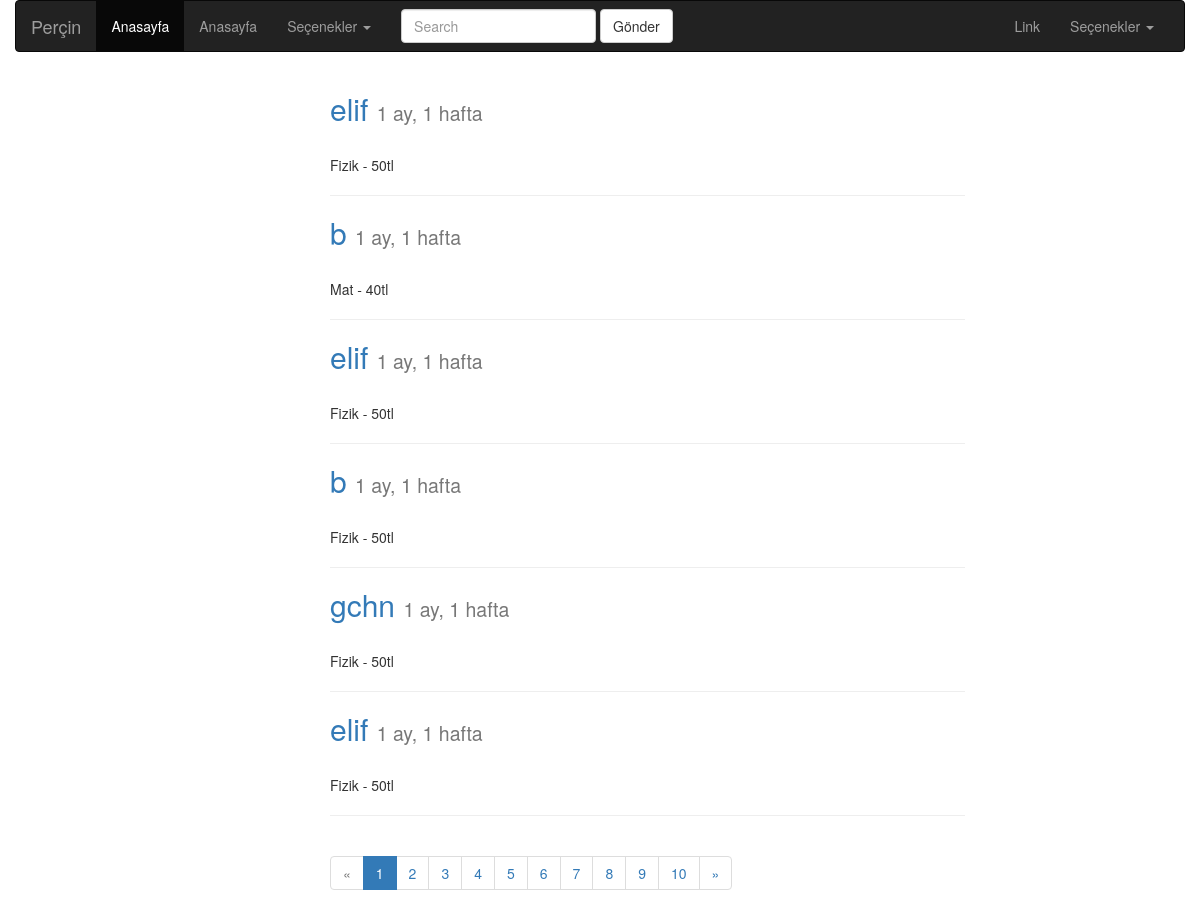
Screenshot of /hesap/ with the database file from the repository.
### hesap/models.py (models this page shows, shortened)
class Post(models.Model):
    title = models.CharField(max_length=250, blank=False, verbose_name='Ad ve Soyad Giriniz')
    ders = models.ForeignKey(to=Dersler, null=True, blank=False, verbose_name='Dersler',on_delete=models.CASCADE)
    icerik = models.ManyToManyField(Ogretmen, verbose_name='Öğretmen', help_text='Öğretmen Seçiniz')
    draft = models.BooleanField(default=False, verbose_name='Taslak olusturulsun mu?')
    img=models.ImageField(blank=True,verbose_name='Resim')
    created_date = models.DateTimeField(auto_now_add=True)  # sadece ilk oluşturulduğunda
    updated_date = models.DateTimeField(auto_now=True)  # her kayıt işleminde
    Tarih = models.DateTimeField(default=datetime.now() + timedelta(days=30))
    class Meta:
        verbose_name_plural = 'Gönderiler'
        ordering = ['created_date']  # oluşturulan zamana göre sıralama yapar

class Dersler(models.Model):
    ders_adi = models.CharField(max_length=100, default='', verbose_name='Ders Adi')
    kategori = models.ManyToManyField(Category, verbose_name='Ders', help_text='Ders seçiniz')
    class Meta:
        verbose_name_plural = 'Dersler'
    def __str__(self):
        return self.ders_adi

### hesap/views.py (the view)
def post_list(request):
    hesap_list = Post.objects.all()
    page=request.GET.get('page',1)
    paginator=Paginator(hesap_list,6)
    try:
        hesap_list=paginator.page(page)
    except EmptyPage :
        hesap_list=paginator.page(paginator.num_pages)
    except PageNotAnInteger :
        hesap_list=paginator.page(1)
    return render(request, 'hesap/post_list.html', context={'post_list': hesap_list})

### templates/hesap/post_list.html (shortened to what this page needs)
{% extends 'base.html' %}
{% load static %}
{% block icerik %}
    <div class="col-lg-7 col-lg-offset-3">
   {% for post in post_list %}
        <h2><a href="{% url 'hesap:post_detail' post.pk %} " >{{ post.title }}</a>
        <small> {{ post.created_date | timesince }}</small>
         </h2>
    <br>
        <p> {{post.ders}} </p>
    <hr>
   {% endfor %}
    {% if post_list.has_other_pages %}
        <ul class="pagination">
          {% if post_list.has_previous %}
              <li><a href="?page={{ post_list.previous_page_number }}">&laquo;</a></li>
          {% else %}
              <li class="disabled"><span>&laquo;</span></li>
          {% endif %}
          {% for i in post_list.paginator.page_range  %}
              {% if post_list.number == i %}
                  <li class="active"><span>{{ i }}<span class="sr-only">(current)</span></span> </li>
              {% else %}
                  <li><a href="?page={{ i }}">{{ i }}</a></li>
              {% endif %}
          {% endfor %}
          {% if post_list.has_next %}
              <li><a href="?page={{ post_list.next_page_number }}" >&raquo;</a></li>
          {% else %}
              <li class="disabled"><span>&raquo;</span></li>
          {% endif %}
        </ul>
    {% endif %}
{% endblock %}

### templates/base.html (shortened to what this page needs)
{% load static %}
{% load bootstrap3 %}
<!DOCTYPE html>
<html lang="en">
<head>
    <link rel="stylesheet" href="{% static 'css/bootstrap.min.css' %}" >
</head>
<body>
<div class="container-fluid">
<nav class="navbar navbar-inverse">
  <div class="container-fluid">
    <div class="navbar-header">
      <a class="navbar-brand" href="#">Perçin</a>
    </div>
    <div class="collapse navbar-collapse" id="bs-example-navbar-collapse-1">
      <ul class="nav navbar-nav">
        <li class="active"><a href="#">Anasayfa <span class="sr-only">(current)</span></a></li>
        <li><a href="#">Anasayfa</a></li>
        <li class="dropdown">
          <a href="#" class="dropdown-toggle" data-toggle="dropdown" role="button" aria-haspopup="true" aria-expanded="false">Seçenekler <span class="caret"></span></a>
        </li>
      </ul>
      <form class="navbar-form navbar-left">
        <div class="form-group">
          <input type="text" class="form-control" placeholder="Search">
        </div>
        <button type="submit" class="btn btn-default">Gönder</button>
      </form>
      <ul class="nav navbar-nav navbar-right">
        <li><a href="#">Link</a></li>
        <li class="dropdown">
          <a href="#" class="dropdown-toggle" data-toggle="dropdown" role="button" aria-haspopup="true" aria-expanded="false">Seçenekler <span class="caret"></span></a>
        </li>
      </ul>
    </div>
  </div>
</nav>
    <div class="container-fluid">
        <div class="row">
            <div class="col-lg-12 col-md-12 col-xs-12">
                {% block icerik %}
                {% endblock %}
            </div>
        </div>
    </div>
    </div>
</body>
</html>

### rows the page displays
Post: title "elif", created_date "1 ay, 1 hafta", ders "Fizik - 50tl"
Post: title "b", created_date "1 ay, 1 hafta", ders "Mat - 40tl"
Post: title "elif", created_date "1 ay, 1 hafta", ders "Fizik - 50tl"
Post: title "b", created_date "1 ay, 1 hafta", ders "Fizik - 50tl"
Post: title "gchn", created_date "1 ay, 1 hafta", ders "Fizik - 50tl"
Post: title "elif", created_date "1 ay, 1 hafta", ders "Fizik - 50tl"

### other values shown
{{ i }} "1"
{{ i }} "2" "3" "4" "5" "6" "7" "8" "9" "10"
